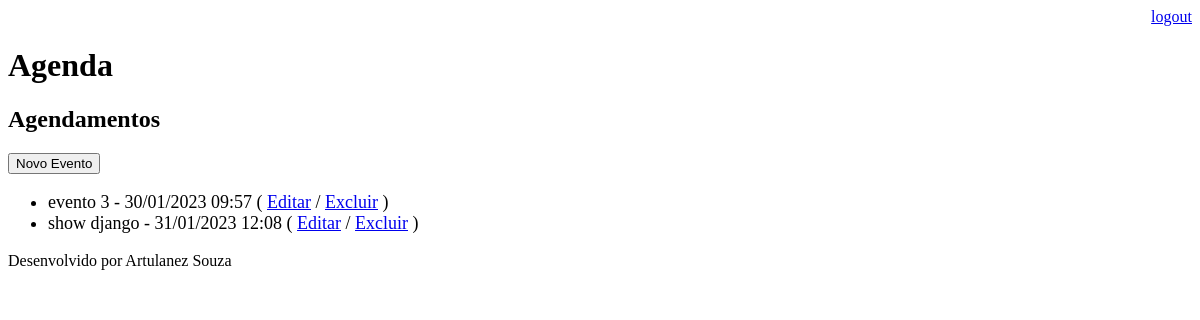
/agenda/ (signed in), run on an earlier commit of the app's database.
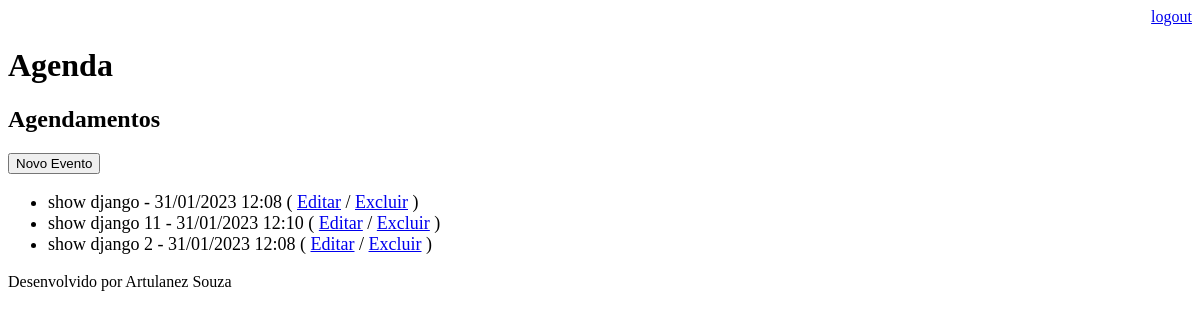
And on a later commit of the database.
### core/models.py (models this page shows, shortened)
class Evento(models.Model):
    titulo = models.CharField(max_length=100)
    descricao = models.TextField(blank=True, null=True)
    data_evento = models.DateTimeField(verbose_name='Data do Evento')
    data_criacao = models.DateTimeField(auto_now=True, verbose_name='Data criação')
    usuario = models.ForeignKey(User, on_delete=models.CASCADE)
    class Meta:
        db_table = 'evento'
    def get_data_evento(self):
        return self.data_evento.strftime('%d/%m/%Y %H:%M')
    def get_evento_atrasado(self):
        if self.data_evento < datetime.now():
            return True
        else:
            return False

### core/views.py (the view)
# urls.py: path('agenda/', views.lista_eventos),
@login_required(login_url='/login/')
def lista_eventos(request):
    usuario = request.user
    data_atual = datetime.now() - timedelta(hours=1)
    evento = Evento.objects.filter(usuario=usuario,
                                    data_evento__gt=data_atual)
    response = {'eventos' : evento}
    return render(request, 'agenda.html', response)

### templates/agenda.html (shortened to what this page needs)
{% extends "model-page.html" %}
{% block content %}
    <h2>Agendamentos</h2>
    <a href="evento/">
        <button type="button">Novo Evento</button>
    </a>
    <ul style="font-size: 18px">
        {% for evento in eventos %}
            <li>
                <div style= >
                    {{evento.titulo}} - {{evento.get_data_evento}}
                    ( <a href="evento/?id={{ evento.id }}">Editar</a>
                    / <a href="evento/delete/{{ evento.id }}/">Excluir</a> )
                </div>
            </li>
        {% endfor%}
    </ul>
{% endblock %}

### templates/model-page.html
<!DOCTYPE html>
<html lang="en">
<head>
  {% include "model-header.html" %}
</head>
<body>
  {% block content %} {% endblock %}
  {% include "model-footer.html" %}
</body>
</html>

### templates/model-header.html (shortened to what this page needs)
    <div align="right">
        <a href="/logout">logout</a>
    </div>
    <h1>Agenda</h1>

### templates/model-footer.html
<p>Desenvolvido por Artulanez Souza </p>

What changed in the data, as far as the page shows it:
removed Evento: titulo "evento 3", get_data_evento "30/01/2023 09:57"
added Evento: titulo "show django 11", get_data_evento "31/01/2023 12:10"
added Evento: titulo "show django 2", get_data_evento "31/01/2023 12:08"
